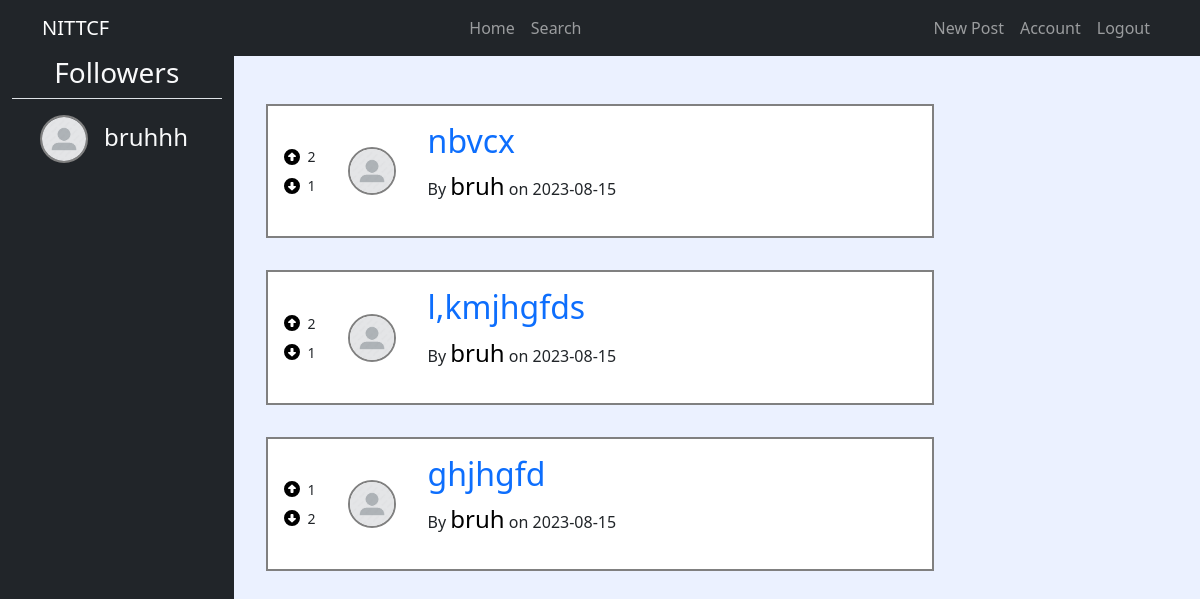
/home (signed in), run on the app's committed database.
### nittcf/models.py (models this page shows, shortened)
class Follower(db.Model):
    id = db.Column(db.Integer, primary_key=True)
    username = db.Column(db.String(20), unique=True, nullable=False)
    email = db.Column(db.String(120), unique=True, nullable=False)
    image_file = db.Column(db.String(20), nullable=False, default='default.jpg')
    follower_user_id= db.Column(db.Integer, nullable=False)
    following_id= db.Column(db.Integer, db.ForeignKey('user.id'), nullable=False)

class Post(db.Model):
    id = db.Column(db.Integer, primary_key=True)
    title = db.Column(db.String(100), nullable=False)
    date_posted = db.Column(db.DateTime, nullable=False, default=datetime.utcnow)
    content = db.Column(db.Text, nullable=False)
    upvotes = db.Column(db.Integer, nullable=False, default=0)
    downvotes = db.Column(db.Integer, nullable=False, default=0)
    user_id = db.Column(db.Integer, db.ForeignKey('user.id'), nullable=False)
    comments = db.relationship('Comment',backref='post', lazy=True)

class User(db.Model,UserMixin):
    id = db.Column(db.Integer, primary_key=True)
    username = db.Column(db.String(20), unique=True, nullable=False)
    email = db.Column(db.String(120), unique=True, nullable=False)
    image_file = db.Column(db.String(20), nullable=False, default='default.jpg')
    password = db.Column(db.String(60), nullable=False)
    posts = db.relationship('Post', backref='author', lazy=True)
    comments = db.relationship('Comment',backref='author', lazy=True)
    followers = db.relationship('Follower', backref='following', lazy=True)

### nittcf/routes.py (the view)
@app.route("/home")
@login_required
def home():
    posts = Post.query.order_by(Post.upvotes.desc()).order_by(Post.downvotes).all()
    user=User.query.filter_by(username=current_user.username).first()
    followers=user.followers
    return render_template('home.html',followers=followers,user=user,posts=posts)

### nittcf/models.py (called while the page is built)
@login_manager.user_loader
def load_user(user_id):
    return User.query.get(int(user_id))

### nittcf/templates/home.html (shortened to what this page needs)
{% extends "layout.html" %}
{% block content %}
{% for post in posts %}
    <div class="quiz-container">
        <div class="d-flex flex-column justify-content-evenly gap-2">
            <div class="d-flex gap-2 align-items-center">
                <a href="{{url_for('post_upvote',post_id=post.id)}}" class="d-flex align-items-center">
                </a>
                <small>{{ post.upvotes }}</small>
            </div>
            <div class="d-flex gap-2 align-items-center">
                <a href="{{url_for('post_downvote',post_id=post.id)}}" class="d-flex align-items-center">
                </a>
                <small>{{ post.downvotes }}</small>
            </div>
        </div>
        <a href="{{url_for('user_account',user_id=post.author.id)}}">
            <img class="display-img" src="{{url_for('static',filename='profile_pics/'+ post.author.image_file)}}" alt="">
        </a>
        <div class="display-content">
            <h2><a href="{{url_for('post',post_id=post.id)}}">{{post.title}}</a></h2>
            <p>By <span>{{post.author.username}}</span> on {{post.date_posted.strftime('%Y-%m-%d')}}</p>
        </div>
    </div>
{% endfor %}
{% endblock content%}

### nittcf/templates/layout.html (shortened to what this page needs)
<!DOCTYPE html>
<html lang="en">
<head>
    <link href="https://cdn.jsdelivr.net/npm/bootstrap@5.0.2/dist/css/bootstrap.min.css" rel="stylesheet">
    <link rel="stylesheet" href="{{ url_for('static', filename='css/main.css') }}">
</head>
<body>
    <header>
        <nav class="navbar navbar-expand navbar-dark bg-dark">
            <div class="container">
                <a href="{{ url_for('home') }}" class="navbar-brand">NITTCF</a>
                <ul class="navbar-nav">
                    <li class="nav-item"><a href="{{ url_for('home') }}" class="nav-link">Home</a></li>
                    <li class="nav-item"><a href="{{ url_for('search') }}" class="nav-link">Search</a></li>
                </ul>
                <ul class="navbar-nav">
                    {% if current_user.is_authenticated %}
                        <li class="nav-item"><a href="{{ url_for('new_post') }}" class="nav-link">New Post</a></li>
                        <li class="nav-item"><a href="{{ url_for('account') }}" class="nav-link">Account</a></li>
                        <li class="nav-item"><a href="{{ url_for('logout') }}" class="nav-link">Logout</a></li>
                    {% else %}
                        <li class="nav-item"><a href="{{ url_for('register') }}" class="nav-link">Register</a></li>
                        <li class="nav-item"><a href="{{ url_for('login') }}" class="nav-link">Login</a></li>
                    {% endif %}
                </ul>
            </div>
        </nav>
    </header>
    <div class="main-wrapper">
        {% if current_user.is_authenticated %}
        <aside class="bg-dark d-flex flex-column align-items-stretch container-fluid">
            <div class="text-center container text-light border-bottom"><h3>Followers</h3></div>
            <div class="d-flex flex-column width">
                {% if followers %}
                    {% for follower in followers %}
                    <div class="container border-dark d-flex justify-content-start gap-3 m-3">
                        <a href="{{url_for('user_account',user_id=follower.follower_user_id)}}">
                            <img class="display-img" src="{{url_for('static',filename='profile_pics/'+ follower.image_file)}}" alt="">
                        </a>
                        <div class="display-content">
                            <h2><span class="text-light">{{follower.username}}</span></h2>
                        </div>
                    </div>
                    {% endfor %}
                {% endif %}
            </div>
        </aside>
        {% else %}
        <aside></aside>
        {% endif %}
        <main class="main-content">
            {% block content %}{% endblock %}
        </main>
        <aside class="side-bar">
        </aside>
    </div>
</body>
</html>

### nittcf/static/css/main.css (style rules this page uses)
:root { --background: #ffffff; --primary: #000000; --secondary: #ebf1ff; --accent: #d41d6d; }
body { min-height: 100vh; }
.main-wrapper { min-height: 100vh; background-color: var(--secondary); display: grid; grid-template-columns: 1fr 3fr 1fr; grid-column-gap: 1rem; }
.main-content { padding: 1rem; }
.display-img { border-radius: 50%; border: 2px solid gray; width: 3rem; height: 3rem; }
.quiz-container { background-color: var(--background); border: 2px solid gray; margin: 2rem 0rem; padding: 1rem; display: flex; align-items: center; justify-content: flex-start; gap: 2rem; }
.display-content a { text-decoration: none; }
.display-content span { color: var(--primary); font-size: 1.5rem; }

### data on the page
Follower: image_file (placeholder picture), username "bruhhh"
Post: upvotes "2", downvotes "1", image_file (placeholder picture), title "nbvcx", author.username "bruh", date_posted "2023-08-15"
Post: upvotes "2", downvotes "1", image_file (placeholder picture), title "l,kmjhgfds", author.username "bruh", date_posted "2023-08-15"
Post: upvotes "1", downvotes "2", image_file (placeholder picture), title "ghjhgfd", author.username "bruh", date_posted "2023-08-15"
